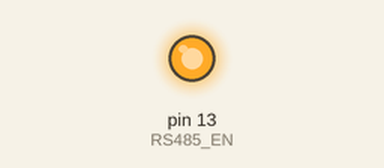
Simulated run of this sketch. Board: Arduino Mega 2560, built with avr-gcc and run on an emulated ATmega2560. On the bench: output pins drawn as LEDs (lit = HIGH). What the sketch prints to the serial monitor is not drawn.

Above: at 0.18 s.
At 27.28 s:
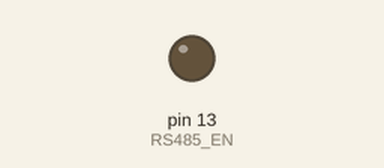
Timing chart, 0 to 27.6 s (numbered marks = the images above):
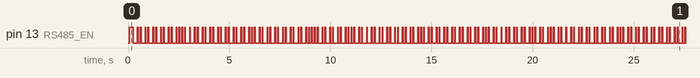

The sketch:

combined.ino
```cpp
#include <Arduino.h>
#include <avr/wdt.h>
#include "fastnet.h"

// ================= CONFIG =================

#define FASTNET_BAUD 28800
#define RS485_EN 13
#define NMEA_RX 8
#define DEPTH_LIMIT_MM 1500
#define LIGHT_LEVEL 3

// ================= OBJECTS =================

Fastnet fastnet(0x2F);

// ================= RS485 =================

inline void rs485_rx() {
  digitalWrite(RS485_EN, LOW);
}
inline void rs485_tx() {
  digitalWrite(RS485_EN, HIGH);
}

// ================= DATA =================

uint16_t sog = 0;  // 0.1 kt
uint16_t depth_mm = 0;
uint16_t brg_mark = 0;
char brg_mark_name[9] = "M   NONE ";
bool brg_valid = true;

int32_t countdown_sec = -1;

// ================= DISPLAY MODE =================

enum DisplayMode {
  MODE_NONE,
  MODE_TIMER,
  MODE_SPEED,
  MODE_BRG,
  MODE_DEPTH
};

DisplayMode mode = MODE_SPEED;
DisplayMode prev_mode = MODE_SPEED;

// ================= TIMERS =================

uint32_t t_nmea = 0;
uint32_t t_data = 0;
uint32_t t_page = 0;
uint32_t t_brg = 0;
uint32_t t_light = 0;


// ================= RX =================

uint8_t rx_buf[64];
uint8_t rx_len = 0;
bool rx_active = false;
uint32_t last_rx_time = 0;

bool display_registered = false;


// ============= Network ========
const uint8_t FASTNET_FMT_BYTES[] = {
  //  id:  0  1  2  3
  0, 4, 4, 5,
  //      4  5  6  7
  6, 6, 0, 6,
  //      8  9 10 11
  4, 0, 0, 6,
  //     12 13 14 15
  0, 0, 0, 0
};

#define FASTNET_CH_AWS 0x50
#define FASTNET_CH_AWA 0x51
#define FASTNET_CH_VOLTAGE 0x8D  // no nema feed atm
#define FASTNET_CH_DEPTH 0xC4
#define FASTNET_CH_SPEED_KNOTS 0x41
#define FASTNET_CH_WATER_TEMP_C 0x20
#define FASTNET_CH_VMG 0x7F
#define FASTNET_CH_LOG_TRIM 0xCF
#define FASTNET_CH_TIMER 0x75  // Timer channel set to time
#define FASTNET_CH_TRUE_WIND_SPEED 0x57
#define FASTNET_CH_TRUE_WIND_ANGLE 0x59

uint8_t fastnet_header[5] = { 0xFF, 0x75, 0x14, 0x01, 0x77 };
uint8_t fastnet_buf[81];
uint8_t fastnet_buf_size = 0;

unsigned long lastSend = 0;

// ---------------- NMEA VALUES --------------
float nmea_depth = 0;
float nmea_awa = 0;
float nmea_twa = 0;
float nmea_tws = 0;
float nmea_aws = 0;
float nmea_sog = 0;
float nmea_temp = 0;
float nmea_volt = 0;
float nmea_vmg = 0;

int hour = 0;
int minute = 0;

// ---------------- NMEA BUFFER --------------
#define NMEA_MAX 82
char nmea_buf[NMEA_MAX];
const uint8_t FASTNET_DIVISORS[] = { 1, 10, 100, 1000 };


//*******
// ------------------- CRC -------------------
uint8_t fastnet_crc(const uint8_t *data, uint8_t size, uint8_t init = 0) {
  uint16_t crc = init;
  for (uint8_t i = 0; i < size; i++) crc += data[i];
  return (0x100 - (crc & 0xFF)) & 0xFF;
}

// -------------- FASTNET PACKER (numeric) -------------
void fastnet_add_channel(uint8_t ch, uint8_t fmt, uint8_t size, uint8_t divisor, float value) {
  uint8_t need = FASTNET_FMT_BYTES[fmt];
  if (need == 0) return;  // unsupported format id
  if (fastnet_buf_size + need >= sizeof(fastnet_buf)) return;

  uint8_t *p = &fastnet_buf[fastnet_buf_size];
  p[0] = ch;
  p[1] = (fmt & 0xF) | ((size & 0x3) << 4) | ((divisor & 0x3) << 6);

  //int32_t val = (int32_t)round(value * FASTNET_DIVISORS[divisor]);
  int32_t val = (int32_t)value;

  if (fmt == 1 && val < 0)
    val += 0x10000;  // 16-bit two's complement

  // For these numeric formats we only use the low 16 bits
  p[2] = (val >> 8) & 0xFF;
  p[3] = val & 0xFF;

  fastnet_buf_size += need;
}

// ----------- SPECIAL DEPTH FORMAT: C1/C2/C3 -------------
// ----------- SPECIAL DEPTH FORMAT: C1/C2/C3 -------------
// Emits depth in three units as:
//   C1 57 00 80 00 0F   (metres)
//   C2 57 00 80 00 32   (feet)
//   C3 57 00 80 00 08   (fathoms)
//
// We keep 57 00 80 fixed, and put the 16-bit depth in the last two bytes.
// The frame-level checksum is handled later by fastnet_flush().
void fastnet_add_depth_c123(float depth_m) {
  const uint8_t bytes_per_chan = 6;  // Cx 57 00 80 hi lo
  const uint8_t total_need = bytes_per_chan * 3;

  if (fastnet_buf_size + total_need > sizeof(fastnet_buf)) return;

  uint8_t *p = &fastnet_buf[fastnet_buf_size];

  // Convert to metres / feet / fathoms as integers
  if (depth_m < 0) depth_m = 0;  // no negative depths

  float depth_ft = depth_m * 3.28084f;
  float depth_fath = depth_m / 1.8288f;

  uint16_t v_m = (uint16_t)round(depth_m);
  uint16_t v_ft = (uint16_t)round(depth_ft);
  uint16_t v_fth = (uint16_t)round(depth_fath);

  // Clamp to 16-bit
  if (v_m > 0xFFFF) v_m = 0xFFFF;
  if (v_ft > 0xFFFF) v_ft = 0xFFFF;
  if (v_fth > 0xFFFF) v_fth = 0xFFFF;

  // Helper macro to write one Cx block
  auto write_depth_block = [&](uint8_t ch, uint16_t value) {
    *p++ = ch;    // C1 / C2 / C3
    *p++ = 0x57;  // format: fmt-id 7, matches your examples
    *p++ = 0x00;
    *p++ = 0x80;
    *p++ = (value >> 8) & 0xFF;  // high byte of depth
    *p++ = value & 0xFF;         // low byte of depth
  };

  // C1 – metres
  write_depth_block(0xC1, v_m);
  // C2 – feet
  write_depth_block(0xC2, v_ft);
  // C3 – fathoms
  write_depth_block(0xC3, v_fth);

  fastnet_buf_size = (uint8_t)(p - fastnet_buf);
}


// ----------- TIMER CHANNEL PACKER (mm:ss, BCD, formatter 0101) -----------

// Public API: send timer value in seconds (converted to mm:ss)
// NOTE: this sends absolute minutes/seconds; sign/negative not encoded.
void fastnet_add_channel_timer_hhmm(uint8_t ch)
{
    uint8_t fmt_id = 5;                  // timer format
    uint8_t need   = FASTNET_FMT_BYTES[fmt_id];

    if (need == 0) return;
    if (fastnet_buf_size + need >= sizeof(fastnet_buf)) return;

    uint8_t *p = &fastnet_buf[fastnet_buf_size];

    p[0] = ch;

    // Format byte: ZZ YY XXXX
    // For now: ZZ=00 (no divisor), YY=00 (4 digits), XXXX=0101 (timer)
    p[1] = 0x05;

    // Data bytes as per pyfastnet:
    //   d0: "useless" (can be 0)
    //   d1: hours (may exceed 24)
    //   d2: minutes
    p[2] = minute;          // useless
    p[3] = hour;
   // p[4] = -1;//alarm
   // p[5] = -1;
   // p[6] = -1;


    fastnet_buf_size += need;
}


// ---------------- SEND PACKET --------------
void fastnet_flush() {
  fastnet_header[2] = fastnet_buf_size;
  fastnet_header[4] = fastnet_crc(fastnet_header, 4);

  fastnet_buf[fastnet_buf_size] = fastnet_crc(fastnet_buf, fastnet_buf_size, 0x56);

  Serial3.write(fastnet_header, 5);
  Serial3.write(fastnet_buf, fastnet_buf_size + 1);

  fastnet_buf_size = 0;
}
//******


// ================= FASTNET RX =================

void handle_fastnet(uint8_t *b, uint8_t l) {
  if (l < 5) return;
  if (b[3] == CM_HELLO && !display_registered) {
    fastnet.register_device(b[1]);
    fastnet.set_device(b[1]);
    display_registered = true;
  }
}

void fastnet_rx() {
  rs485_rx();
  while (Serial1.available()) {
    uint8_t c = Serial1.read();
    uint32_t now = millis();

    if (rx_active && now - last_rx_time > 20) {
      handle_fastnet(rx_buf, rx_len);
      rx_len = 0;
      rx_active = false;
    }
    last_rx_time = now;

    if (!rx_active) {
      if (c != 0xFF) continue;
      rx_active = true;
      rx_len = 0;
    }
    if (rx_len < sizeof(rx_buf)) rx_buf[rx_len++] = c;
  }
}

// ================= NMEA =================

// out must be char[9]  (8 chars + '\0')
void get_last6_with_prefix(const char *src, char out[9]) {
  size_t len = strlen(src);

  // Prefix
  out[0] = 'M';
  out[1] = ' ';

  if (len >= 6) {
    memcpy(out + 2, src + len - 6, 6);
  } else {
    // Pad left with spaces if shorter than 6
    memset(out + 2, ' ', 6);
    memcpy(out + 2 + (6 - len), src, len);
  }

  out[8] = '\0';
}


char nmea_line[82];
uint8_t nmea_pos = 0;

void parse_nmea(char *s) {

  // Raw sentence log
  //Serial.print(F("[NMEA] "));
 // Serial.println(s);

  // ---------- RMC ----------
  if (strstr(s, "$IIRMC")) {
    char buf[96];
    strncpy(buf, s, sizeof(buf) - 1);
    buf[sizeof(buf) - 1] = '\0';

    char *p = strtok(buf, ",");  // $IIRMC
    uint8_t field = 0;

    while (p) {
      if (field == 7) {  // SOG
        sog = atof(p) * 10;
      //  Serial.print(F("[RMC] SOG set = "));
      //  Serial.println(sog);
      }
      if (field == 1 && strlen(p) >= 4) {  // time
        hour = (p[0] - '0') * 10 + (p[1] - '0');
        minute = (p[2] - '0') * 10 + (p[3] - '0');
       // Serial.print(F("[RMC] Time = "));
       // Serial.print(hour);
       // Serial.print(':');
       // Serial.println(minute);
      }
      p = strtok(NULL, ",");
      field++;
    }
    return;
  }

  // ---------- DPT ----------
  if (strstr(s, "IIDPT")) {
    char *p = strchr(s, ',');
    if (p) {
      depth_mm = atof(p + 1) * 1000;
    //  Serial.print(F("[DPT] Depth mm = "));
     // Serial.println(depth_mm);
    }
    return;
  }

  // ---------- MWV ----------
  if (strstr(s, "IIMWV")) {
    char buf[96];
    strncpy(buf, s, sizeof(buf) - 1);
    buf[sizeof(buf) - 1] = '\0';

    char *p[8];
    uint8_t pc = 0;

    char *tok = strtok(buf, ",");
    while (tok && pc < 8) {
      p[pc++] = tok;
      tok = strtok(NULL, ",");
    }

    if (pc >= 5) {
      if (p[2][0] == 'R') {
        nmea_awa = atof(p[1]);
        if (nmea_awa > 180) nmea_awa -= 360;
        nmea_aws = atof(p[3]) * 10;
     //   Serial.print(F("[MWV] AWA/AWS = "));
      //  Serial.print(nmea_awa);
      //  Serial.print(F(" / "));
      //  Serial.println(nmea_aws);
      }
      if (p[2][0] == 'T') {
        nmea_twa = atof(p[1]);
        if (nmea_twa > 180) nmea_twa -= 360;
        nmea_tws = atof(p[3]) * 10;
       // Serial.print(F("[MWV] TWA/TWS = "));
       // Serial.print(nmea_twa);
       // Serial.print(F(" / "));
        //Serial.println(nmea_tws);
      }
    }
    return;
  }

  // ---------- VMG ----------
  if (strstr(s, "IIVMG")) {
    char *p = strchr(s, ',');
    if (p) {
      nmea_vmg = atof(p + 1);
     // Serial.print(F("[VMG] VMG = "));
     // Serial.println(nmea_vmg);
    }
    return;
  }

  // ---------- BWC ----------
  if (strstr(s, "GPBWC")) {
    char buf[96];
    strncpy(buf, s, sizeof(buf) - 1);
    buf[sizeof(buf) - 1] = '\0';

    char *p[20];
    uint8_t pc = 0;

    char *tok = strtok(buf, ",");
    while (tok && pc < 20) {
      p[pc++] = tok;
      tok = strtok(NULL, ",");
    }

    if (pc >= 13) {
      float bearing_true = atof(p[6]);

      char mark_id_raw[16];
      strncpy(mark_id_raw, p[12], sizeof(mark_id_raw) - 1);
      mark_id_raw[sizeof(mark_id_raw) - 1] = '\0';

      char *star = strchr(mark_id_raw, '*');
      if (star) *star = '\0';

      get_last6_with_prefix(mark_id_raw, brg_mark_name);

      brg_mark = bearing_true * 10;
      brg_valid = true;

     // Serial.print(F("[BWC] Bearing = "));
     // Serial.print(brg_mark);
     // Serial.print(F("  Mark = "));
     // Serial.println(brg_mark_name);
    }
    return;
  }

  // ---------- ZDA ----------
  if (strstr(s, "IIZDA")) {
    char *p = strchr(s, ',');
    if (!p) return;

    int hh = 0, mm = 0, ss = 0;
    sscanf(p + 1, "%d:%d:%d", &hh, &mm, &ss);

    countdown_sec = ss;

   // Serial.print(F("[ZDA] Countdown seconds = "));
   // Serial.println(countdown_sec);
    return;
  }

  // ---------- XDR ----------
  if (strstr(s, "XDR")) {
    char buf[96];
    strncpy(buf, s, sizeof(buf) - 1);
    buf[sizeof(buf) - 1] = '\0';

    char *p[8];
    uint8_t pc = 0;

    char *tok = strtok(buf, ",");
    while (tok && pc < 8) {
      p[pc++] = tok;
      tok = strtok(NULL, ",");
    }

    if (pc >= 3) {
      if (p[1][0] == 'C') {
        nmea_temp = atof(p[2]);
     //   Serial.print(F("[XDR] Temp = "));
     //   Serial.println(nmea_temp);
      }
      if (p[1][0] == 'U') {
        nmea_volt = atof(p[2]);
      //  Serial.print(F("[XDR] Volt = "));
      //  Serial.println(nmea_volt);
      }
    }
    return;
  }
}


void nmea_rx() {
  while (Serial2.available()) {

    char c = Serial2.read();
     if (c=='\n')
        {
            nmea_buf[nmea_pos] = 0;
            parse_nmea(nmea_buf);
            nmea_pos = 0;
        }
        else if (c != '\r')
        {
            if (nmea_pos < NMEA_MAX-1)
                nmea_buf[nmea_pos++] = c;
            else
                nmea_pos = 0;  // overflow protection
        }
  }
}

// ================= DISPLAY LOGIC =================
uint16_t c_page = 0;
void update_mode() {
  if (depth_mm < DEPTH_LIMIT_MM) {
    mode = MODE_DEPTH;
    return;
  } else {
    mode = prev_mode;
  }

 /* untill we get the timer on imp
 if (countdown_sec >= 0) {
    mode = MODE_TIMER;
    return;
  }*/

  if (brg_valid && millis() - t_brg > 15000) {  //show everu 20 seconds
    mode = MODE_BRG;
    t_brg = millis();
    return;
  }

  if (millis() - t_brg > 1500) {  //back to sog after 2 seconds
    mode = MODE_SPEED;
  }
}

// ================= PAGE =================

void set_page() {
  if (prev_mode == mode) {
    return;
  }
  rs485_tx();

  if (mode == MODE_TIMER)
    fastnet.config_page(CH_TIMER, WIND_CPU, "TIMER   ", "  ");
  else if (mode == MODE_BRG)
    fastnet.config_page(CH_DR_COURSE, DEPTH_CPU, brg_mark_name, "%T");
  else if (mode == MODE_DEPTH)
    fastnet.config_page(CH_DEPTH_M, DEPTH_CPU, "DEPTH   ", " M");
  else
    fastnet.config_page(CH_BOAT_SPD_KT, DEPTH_CPU, "SOG     ", "KT");

  fastnet.store_page();
  delay(10);

  Serial1.flush();
  rs485_rx();
  prev_mode = mode;
}

// ================= DATA =================

void send_data() {
  rs485_tx();
  fastnet.boat_speed(sog);
  delay(10);  // display needs time to breath :)
  fastnet.depth(depth_mm / 100);
  delay(10);
  fastnet.timer(countdown_sec >= 0 ? countdown_sec : 0);
  delay(10);
  fastnet.deadrecon(brg_mark / 10);
  delay(10);

  Serial1.flush();
  rs485_rx();
}

void send_light() {
  rs485_tx();
  fastnet.backlight(LIGHT_LEVEL);
  Serial1.flush();
  rs485_rx();
}

// ================= SETUP =================

void setup() {
  pinMode(RS485_EN, OUTPUT);

  Serial.begin(115200);                     //debug usb
  Serial1.begin(FASTNET_BAUD, SERIAL_8O2);  //2020 ouput
  Serial2.begin(4800);                      //nema0183
  Serial3.begin(11000, SERIAL_8O2);         //network output ??

  send_light();
  delay(10);
  send_light();
  delay(10);
  send_light();
  delay(10);

  rs485_rx();

  delay(30);
  send_data();

  Serial.println("Starting..");
}

// ================= LOOP =================

void loop() {

  fastnet_rx();
  nmea_rx();
  update_mode();
  set_page();


  if (millis() - t_data > 100) {
    send_data();
    t_data = millis();
  }

   if (millis() - t_light > 60444) {
    send_light();
    t_light = millis();
  }

  if (millis() - lastSend >= 100) {
    lastSend = millis();
    //working
    fastnet_add_channel(FASTNET_CH_VOLTAGE, 8, 0, 1, nmea_volt);
    fastnet_add_channel(FASTNET_CH_AWA, 8, 0, 0, nmea_awa);
    fastnet_add_channel(FASTNET_CH_AWS, 1, 0, 1, nmea_aws);
    fastnet_add_channel(FASTNET_CH_DEPTH, 8, 0, 1, depth_mm/100);
    //fastnet_add_channel(0xC1, 8, 0, 1, depth_mm / 200);
    // fastnet_add_channel(0xC2, 8, 0, 1, depth_mm / 300);
    // fastnet_add_channel(0xC3, 8, 0, 1, depth_mm / 400);
    // *** NEW: depth as C1/C2/C3 in 57 00 80 00 xx format ***
    //fastnet_add_depth_c123(depth_mm/100);


    fastnet_add_channel(FASTNET_CH_SPEED_KNOTS, 8, 0, 1, sog);
    fastnet_add_channel(FASTNET_CH_WATER_TEMP_C, 1, 0, 1, nmea_temp);
    fastnet_add_channel(FASTNET_CH_VMG, 8, 0, 1, sog*10);
    fastnet_add_channel(FASTNET_CH_TRUE_WIND_SPEED, 1, 0, 1, nmea_tws);
    fastnet_add_channel(FASTNET_CH_TRUE_WIND_ANGLE, 1, 0, 1, nmea_twa);
    fastnet_add_channel_timer_hhmm(FASTNET_CH_TIMER);


  delay(100);
    fastnet_flush();
  }
}
```

channel.cpp
```cpp
// (licence header left out)
#include "channel.hpp"

void Channel::label(uint16_t code, char *buf) {
  unsigned char c;
  c = (unsigned char)(code & 0xff);

  if(code < 0x100) {
    strcpy_P(buf, (const char *)pgm_read_word(&channels[c]));
  } else if(code < 0x170) {
    strcpy_P(buf, (const char *)pgm_read_word(&channels_2[c]));
  } else {
    strcpy_P(buf, unkn);
  }
}
```

command.cpp
```cpp
// (licence header left out)
#include "command.hpp"

void Command::label(uint8_t code, char *buf) {
  strcpy_P(buf, (const char *)pgm_read_word(&commands[code]));
}
```

common.hpp
```cpp
// (licence header left out)
#pragma once
#include <avr/pgmspace.h>

const char PROGMEM unkn[] = "Unknown";
```

frame.cpp
```cpp
// (licence header left out)
#include "frame.hpp"
#include "node.hpp"
#include "command.hpp"
#include "stdio.h"
#include <HardwareSerial.h>

Frame::Frame() {}

void Frame::set_header(uint8_t to, uint8_t from, uint8_t length, uint8_t cmd) {
  _to = to;
  _from = from;
  _cmd = cmd;
  _length = length;
  _count++;
}

void Frame::set_data(uint8_t *p) {
  _data = p;
}

char * Frame::print() {
  char * s = _str;
  int l;
  s += snprintf(s, 1000, "Frame:   %d\nTo:      %02X ", _count, _to);

  Node::name(_to, s);
  l = strlen(s);
  s += l;

  s += snprintf(s, 1000 - l, "\nFrom:    %02X ", _from);

  Node::name(_from, s);
  l = strlen(s);
  s += l;

  s += snprintf(s, 1000 - l, "\nLength:  %02x\nCommand: %02X ", _length, _cmd);

  Command::label(_cmd, s);
  l = strlen(s);
  s += l;

  if(_length) {
    s += snprintf(s, 1000 - l, "\nData:   ");
    l = strlen(s);

    for(int i = 0; i < _length; i++) {
      s += snprintf(s, 1000 - l, " %02X", _data[i]);
      l += 3;
    }
  }

  s += snprintf(s, 1000 - l, "\n\n");

  return _str;
}

uint8_t Frame::from() {
  return _from;
}

uint8_t Frame::command() {
  return _cmd;
}

uint8_t & Frame::operator[](int i) {
  return _data[i];
}
```

frame.hpp
```cpp
// (licence header left out)
#pragma once
#include <stdint.h>

class Frame {
private:
  uint8_t _to;
  uint8_t _from;
  uint8_t _cmd;
  uint8_t _length;
  uint8_t * _data;
  uint16_t _count = 0;
  char _str[1000];

public:
  Frame();
  void set_header(uint8_t to, uint8_t from, uint8_t length, uint8_t cmd);
  void set_data(uint8_t *data);
  char * print();
  uint8_t from();
  uint8_t command();
  uint8_t &operator[](int);
};
```

Source omitted: channel.hpp (14546 bytes), command.hpp (6274 bytes), fastnet.cpp (9986 bytes), fastnet.h (3124 bytes), node.cpp (2338 bytes), node.hpp (2587 bytes)

Measured:
- by itself, pin 13 (RS485_EN): moves between LOW and HIGH, repeating every 21.0 s
